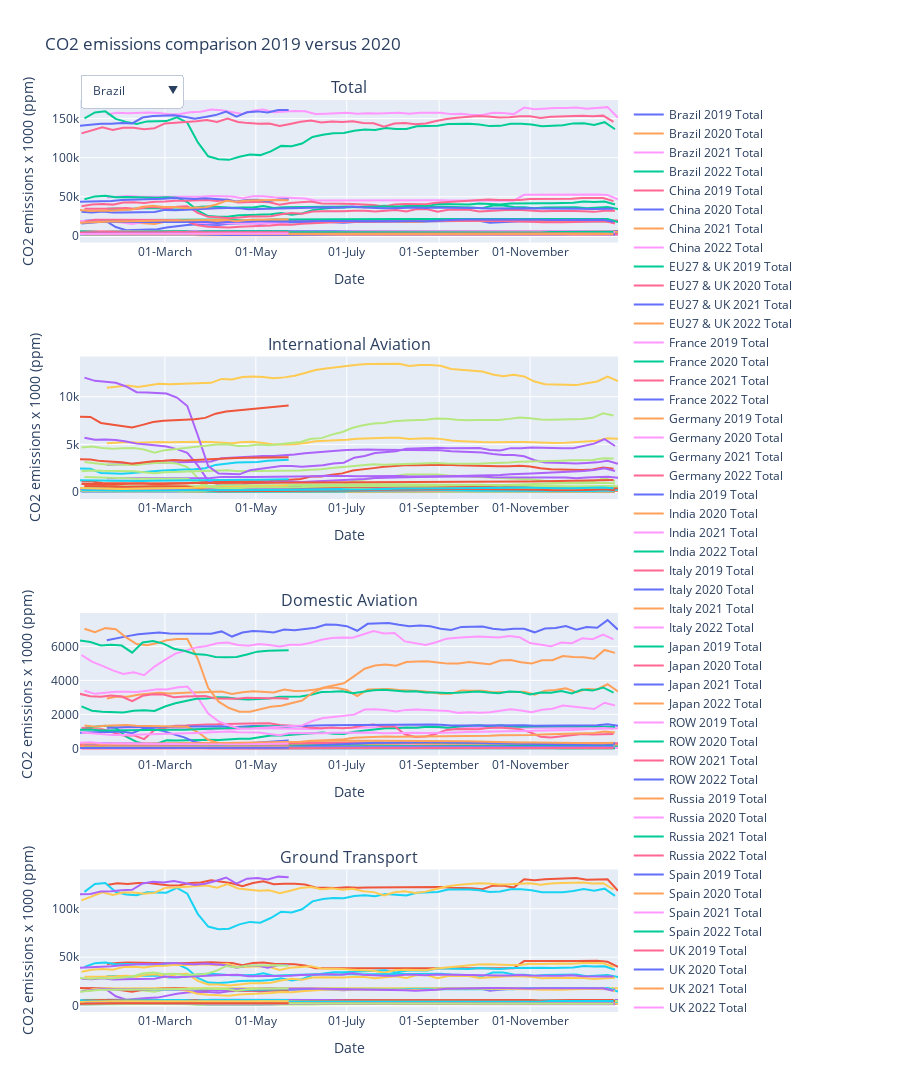

The cell this chart's notebook holds for it:
### Code cell
fig_transport = make_subplots(rows = 4, 
                    cols = 1,
                    subplot_titles = ('Total', 'International Aviation', 'Domestic Aviation', 'Ground Transport'))
given_country = 'WORLD'
# for i in Years[1]:

for k in Countries:
        for i in Years:
                trans_tot = transport_data[(transport_data.country == k)].groupby(
                        ['date'],as_index = False).agg({'country':'first','co2':'sum',
                        'co2_smooth':'sum','year':'first','month':'first','day':'first','same_year':'first'})
                trans_int_av = transport_data[(transport_data.country == k)
                        & (transport_data.sector == 'International Aviation')]
                trans_do_av = transport_data[(transport_data.country == k)
                        & (transport_data.sector == 'Domestic Aviation')]
                trans_gr_tr = transport_data[(transport_data.country == k)
                        & (transport_data.sector == 'Ground Transport')]
                lop = fig_transport.add_traces(
                        [
                                go.Scatter(x=list(trans_tot[(trans_tot.year == i)].same_year),
                                        y=list(trans_tot[(trans_tot.year == i)].co2),
                                        name= k + ' ' + i + ' ' + 'Total',
                                        visible = True,
                                        legendgroup = 1),
                                go.Scatter(x=list(trans_int_av[(trans_int_av.year == i)].same_year),
                                        y=list(trans_int_av[(trans_int_av.year == i)].co2),
                                        name= k + ' ' + i + ' ' + 'International Aviation',
                                        visible = True,
                                        legendgroup = 2),
                                go.Scatter(x=list(trans_do_av[(trans_do_av.year == i)].same_year),
                                        y=list(trans_do_av[(trans_do_av.year == i)].co2),
                                        name= k + ' ' + i + ' ' + 'Domestic Aviation',
                                        visible = True,
                                        legendgroup = 3),
                                go.Scatter(x=list(trans_gr_tr[(trans_gr_tr.year == i)].same_year),
                                        y=list(trans_gr_tr[(trans_gr_tr.year == i)].co2),
                                        name= k + ' ' + i + ' ' + 'Ground Transport',
                                        visible = True,
                                        legendgroup = 4)],
                                rows=list(range(1,5)), cols=[1,1,1,1]
                )
        Delta_Total = trans_tot[(trans_tot.country == k)]
        diff_list = []
        for d in range(len(Delta_Total)-1):
                Diff = abs(Delta_Total['co2'].iloc[d] - Delta_Total['co2'].iloc[d+1])
                Co2Value = Delta_Total['co2'].iloc[d-1]
                diff_list.append(Diff)
                Date_country.append(Delta_Total.iloc[d]['date'])
        Max_Diff = max(diff_list)
        percent_Delta = ("%g" % round((Max_Diff/Co2Value)*100,1))
        # print(Meanvalue)
        # print('This is the max diff:' , Max_Diff, k)
        index_maxvalue = diff_list.index(Max_Diff)
        # print("Date at which delta is max: ", Date_country[index_maxvalue])
        maxDATE = Date_country[index_maxvalue]
        Delta_Country.append(Max_Diff)
        Date_country_max.append(maxDATE)
        Percentage_Delta.append(percent_Delta)
        # print(Delta_Country)




        # for i in Years:
        Do_Av = trans_do_av[(trans_do_av.country == k)]
        diff_list_Do = []
        for d in range(len(Do_Av)-1):
                Diff = abs(Do_Av['co2'].iloc[d] - Do_Av['co2'].iloc[d+1])
                Co2Value_Do = Do_Av['co2'].iloc[d-1]
                diff_list_Do.append(Diff)
                Date_country_Do.append(Do_Av.iloc[d]['date'])
        Max_Diff_Do = max(diff_list_Do)
        percent_Delta_Do = round((Max_Diff_Do/Co2Value_Do)*100,1)
        # print('This is the max diff:' , Max_Diff_Do, k)
        index_maxvalue_Do = diff_list_Do.index(Max_Diff_Do)
        maxDATE_Do = Date_country_Do[index_maxvalue_Do]
        Delta_Country_Do.append(Max_Diff_Do)
        Date_country_max_Do.append(maxDATE_Do)
        Percentage_Delta_Do.append(percent_Delta_Do)
        # print(Delta_Country)


        # for i in Years:
        Gr_Trans = trans_gr_tr[(trans_gr_tr.country == k)]
        diff_list_Trans = []
        for d in range(len(Gr_Trans)-1):
                Diff = abs(Gr_Trans['co2'].iloc[d] - Gr_Trans['co2'].iloc[d+1])
                Co2Value_Trans = Gr_Trans['co2'].iloc[d-1]
                diff_list_Trans.append(Diff)
                Date_country_Trans.append(Gr_Trans.iloc[d]['date'])
        Max_Diff_Trans = max(diff_list_Trans)
        Percent_Delta_Trans = round((Max_Diff_Trans/Co2Value_Trans)*100, 1)
        # print('This is the max diff:' , Max_Diff_Trans, k)
        Delta_Country_Trans.append(Max_Diff_Trans)
        index_maxvalue_Trans = diff_list_Trans.index(Max_Diff_Trans)
        maxDATE_Trans = Date_country_Trans[index_maxvalue_Trans]
        Date_country_max_Trans.append(maxDATE_Trans)
        Percentage_Delta_Trans.append(Percent_Delta_Trans)
        # print(Delta_Country)



        # for i in Years:
        Int_Av = trans_int_av[(trans_int_av.country == k)]
        diff_list_Int = []
        for d in range(len(Int_Av)-1):
                Diff = abs(Int_Av['co2'].iloc[d] - Int_Av['co2'].iloc[d+1])
                Co2Value_Int = Int_Av['co2'].iloc[d-1]
                diff_list_Int.append(Diff)
                Date_country_Int.append(Int_Av.iloc[d]['date'])
        Max_Diff_Int = max(diff_list_Int)
        Percent_Delta_Int = round((Max_Diff_Int/Co2Value_Int)*100, 1)
        Delta_Country_Int.append(Max_Diff_Int)
        index_maxvalue_Int = diff_list_Int.index(Max_Diff_Int)
        maxDATE_Int = Date_country_Int[index_maxvalue_Int]
        Date_country_max_Int.append(maxDATE_Int)
        Percentage_Delta_Int.append(Percent_Delta_Int)

list_updatemenus = []

for n, country in enumerate(Countries):
    visible = 4*[False] * len(Years) * len(Countries)
    try:
        for x in range(4*len(Years)):
            visible[4*len(Years)*n + x] = True
    except IndexError:
        continue
    temp_dict = dict(label = str(country),
                 method = 'update',
                 args = [{'visible': visible},
                         {'title': ('CO2 emissions comparison 2019 versus 2020 by sector in %s'% country)}])
    list_updatemenus.append(temp_dict)

fig_transport.update_layout(updatemenus=list([dict(buttons= list_updatemenus)]))

fig_transport.update_layout(
    updatemenus=[
        dict(
            direction="down",
            pad={"r": 10, "t": 10},
            showactive=True,
            x=0,
            xanchor="left",
            y=1.04,
            yanchor="top"
        ),
    ]
)

# add height, title, labels etc. to figure

fig_transport.update_layout(
    height = 1600,
    title_text = 'CO2 emissions comparison 2019 versus 2020',
    
    xaxis1_title = 'Date',
    xaxis2_title = 'Date',
    xaxis3_title = 'Date',
    xaxis4_title = 'Date',
    yaxis1_title = 'CO2 emissions x 1000 (ppm)',
    yaxis2_title = 'CO2 emissions x 1000 (ppm)',
    yaxis3_title = 'CO2 emissions x 1000 (ppm)',
    yaxis4_title = 'CO2 emissions x 1000 (ppm)',
    
    xaxis=dict(tickformat="%d-%B"),
                 xaxis2=dict(tickformat="%d-%B"),
                 xaxis3=dict(tickformat="%d-%B"),
                 xaxis4=dict(tickformat="%d-%B"),
    hovermode = 'x unified',
    legend_tracegroupgap = 340,
    )

# show figure
fig_transport.show()
